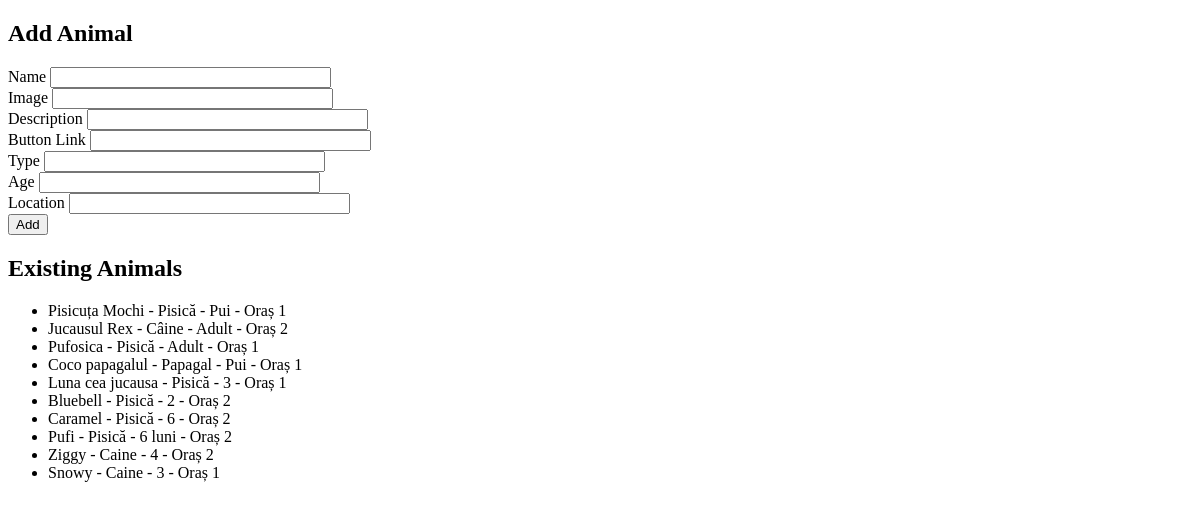
The app's page /add_animal, older data.
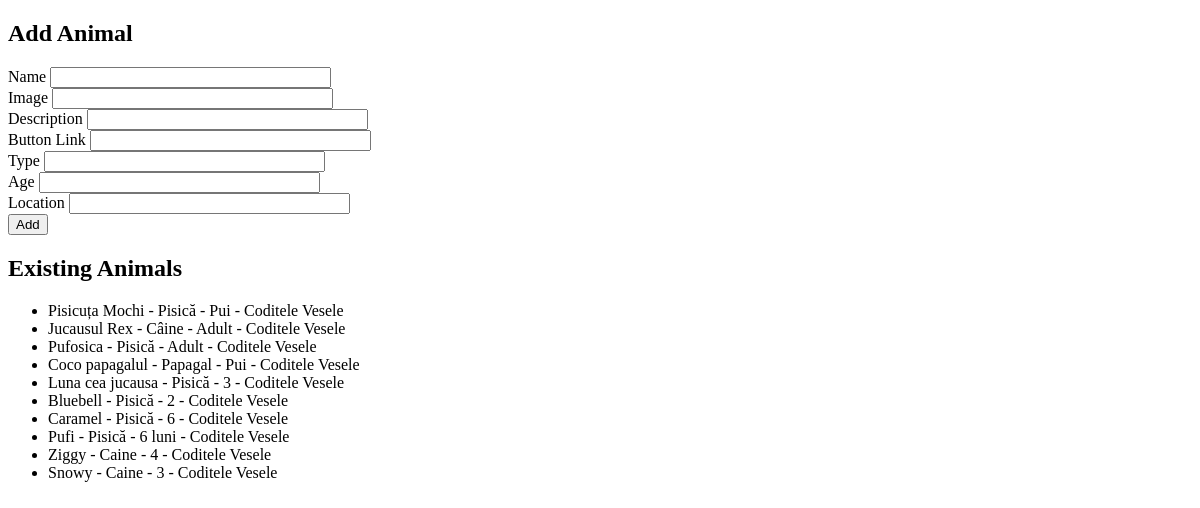
The same page, newer data.
### app.py (models this page shows)
class Animal(db.Model):
    id = db.Column(db.Integer, primary_key=True)
    name = db.Column(db.String(100), nullable=False)
    image = db.Column(db.String(100), nullable=False)
    description = db.Column(db.String(1000), nullable=False)
    history = db.Column(db.String(1000), nullable=True)
    activities = db.Column(db.String(1000), nullable=True)
    relationship = db.Column(db.String(1000), nullable=True)
    special_needs = db.Column(db.String(1000), nullable=True)
    adoption_reason = db.Column(db.String(1000), nullable=True)
    terms = db.Column(db.String(1000), nullable=True)
    button_link = db.Column(db.String(100), nullable=False)
    type = db.Column(db.String(50), nullable=False)
    age = db.Column(db.String(20), nullable=False)
    location = db.Column(db.String(50), nullable=False)

### app.py (the view, shortened to what this page needs)
@app.route('/add_animal', methods=['GET', 'POST'])
def add_animal():
    form = AnimalForm()
    animals = Animal.query.all()
    return render_template('add_animal.html', form=form, animals=animals)

### app.py
class AnimalForm(FlaskForm):
    name = StringField('Name', validators=[DataRequired()])
    image = StringField('Image', validators=[DataRequired()])
    description = StringField('Description', validators=[DataRequired()])
    history = StringField('History', validators=[DataRequired()])
    activities = StringField('Activities', validators=[DataRequired()])
    relationship = StringField('Relationship', validators=[DataRequired()])
    special_needs = StringField('Special Needs', validators=[DataRequired()])
    adoption_reason = StringField('Adoption Reason', validators=[DataRequired()])
    terms = StringField('Terms', validators=[DataRequired()])
    button_link = StringField('Button Link', validators=[DataRequired()])
    type = StringField('Type', validators=[DataRequired()])
    age = StringField('Age', validators=[DataRequired()])
    location = StringField('Location', validators=[DataRequired()])

### templates/add_animal.html (shortened to what this page needs)
{% extends 'base.html' %}
{% block content %}
    <h2>Add Animal</h2>
    <form method="POST" action="">
        {{ form.name.label }} {{ form.name(size=32) }}<br>
        {{ form.image.label }} {{ form.image(size=32) }}<br>
        {{ form.description.label }} {{ form.description(size=32) }}<br>
        {{ form.button_link.label }} {{ form.button_link(size=32) }}<br>
        {{ form.type.label }} {{ form.type(size=32) }}<br>
        {{ form.age.label }} {{ form.age(size=32) }}<br>
        {{ form.location.label }} {{ form.location(size=32) }}<br>
        <input type="submit" value="Add">
    </form>
    <h2>Existing Animals</h2>
    <ul>
        {% for animal in animals %}
            <li>{{ animal.name }} - {{ animal.type }} - {{ animal.age }} - {{ animal.location }}</li>
        {% endfor %}
    </ul>
{% endblock %}

Row changes from the older to the newer data that the page shows:
changed Animal "Pisicuța Mochi": location "Oraș 1" → "Coditele Vesele"
changed Animal "Jucausul Rex": location "Oraș 2" → "Coditele Vesele"
changed Animal "Pufosica": location "Oraș 1" → "Coditele Vesele"
changed Animal "Coco papagalul": location "Oraș 1" → "Coditele Vesele"
changed Animal "Luna cea jucausa": location "Oraș 1" → "Coditele Vesele"
changed Animal "Bluebell": location "Oraș 2" → "Coditele Vesele"
changed Animal "Caramel": location "Oraș 2" → "Coditele Vesele"
changed Animal "Pufi": location "Oraș 2" → "Coditele Vesele"
changed Animal "Ziggy": location "Oraș 2" → "Coditele Vesele"
changed Animal "Snowy": location "Oraș 1" → "Coditele Vesele"
